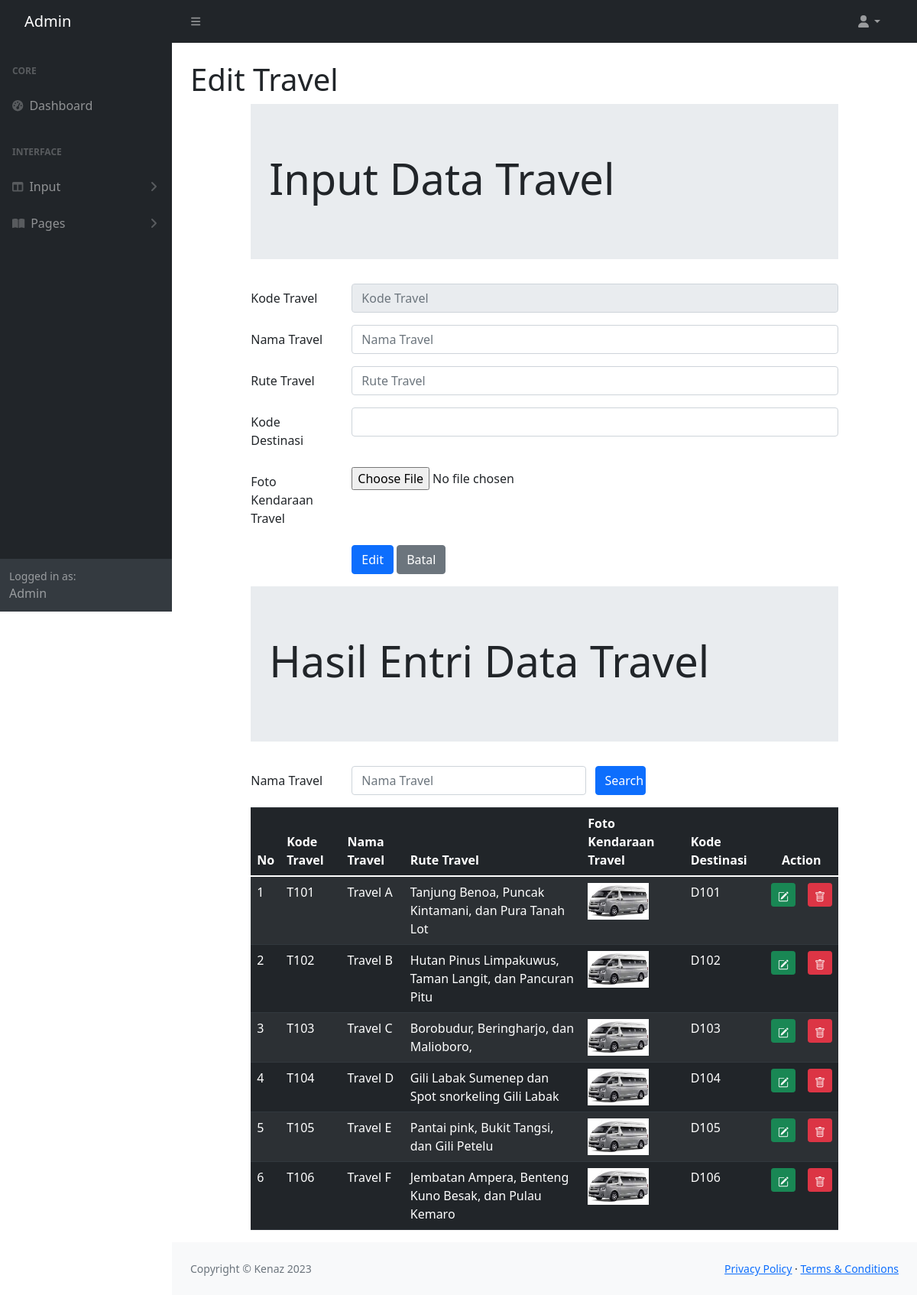
Page /admin/traveledit.php on the committed database.
### tables this page shows
CREATE TABLE `travel` (
  `travelKODE` char(4) NOT NULL,
  `travelNAMA` varchar(100) NOT NULL,
  `travelRUTE` varchar(225) NOT NULL,
  `travelKENDARAAN` char(120) NOT NULL,
  `destinasiKODE` char(4) NOT NULL
);

### admin/traveledit.php (the view, shortened to what this page needs)
<!DOCTYPE html>
<html lang="en">
<?php include "INCLUDE/head.php"?>
    <body class="sb-nav-fixed">
        <?php include "INCLUDE/menunav.php"?>
        <div id="layoutSidenav">
            <?php include "INCLUDE/menu.php"?>
            <div id="layoutSidenav_content">
                <main>
                    <div class="container-fluid px-4">
                        <h1 class="mt-4">Edit Travel</h1>
<head>
	<link rel="stylesheet" href="https://cdn.jsdelivr.net/npm/bootstrap@4.0.0/dist/css/bootstrap.min.css">
  	<link rel="stylesheet" type="text/css" href="https://cdnjs.cloudflare.com/ajax/libs/select2/4.0.3/css/select2.min.css">
	<link rel="stylesheet" type="text/css" href="css/bootstrap.min.css">
</head>
<?php
	include "include/config.php";
	$datadestinasi = mysqli_query($connection, "select * from destinasi");
    $kodetravel = $_GET['edit'];
    $edittravel = mysqli_query($connection, "select * from travel where travelKODE = '$kodetravel'");
    $rowedit = mysqli_fetch_array($edittravel);
?>
<body>
<div class="row">
<div class="col-sm-1"></div>
<div class="col-sm-10">
	<div class="jumbotron jumbotron-fluid">
		<div class="container">
			<h1 class="display-4">Input Data Travel</h1>
		</div>
	</div>
	<form method="POST" enctype="multipart/form-data">
		<div class="mb-3 row">
			<label for="kodetravel" class="col-sm-2 col-form-label">Kode Travel</label>
			<div class="col-sm-10">
				<input type="text" class="form-control" id="kodetravel" name="inputkode" placeholder="Kode Travel" maxlength="4"
                value="<?php echo $rowedit["travelKODE"]?>" readonly>
			</div>
		</div>
		<div class="mb-3 row">
			<label for="namatravel" class="col-sm-2 col-form-label">Nama Travel</label>
			<div class="col-sm-10">
				<input type="text" class="form-control" id="namatravel" name="inputnama" placeholder="Nama Travel"
                value="<?php echo $rowedit["travelNAMA"]?>">
			</div>
		</div>
        <div class="mb-3 row">
			<label for="rutetravel" class="col-sm-2 col-form-label">Rute Travel</label>
			<div class="col-sm-10">
				<input type="text" class="form-control" id="rutetravel" name="inputrute" placeholder="Rute Travel"
                value="<?php echo $rowedit["travelRUTE"]?>">
			</div>
		</div>
		<div class="mb-3 row">
			<label for="namadestinasi" class="col-sm-2 col-form-label">Kode Destinasi</label>
			<div class="col-sm-10">
			<select class="form-control" id="namadestinasi" name="kodedestinasi">
                <option value="<?php echo $rowedit["destinasiKODE"]?>">
                </option>
				<?php while($row = mysqli_fetch_array($datadestinasi))
				{ ?>
					<option value="<?php echo $row["destinasiKODE"]?>">
					</option>
				<?php } ?>
			</select>
			</div>
		</div>
		<div class="form-group row">
			<label for="file" class="col-sm-2 col-form-label">Foto Kendaraan Travel</label>
			<div class="col-sm-10">
				<input type="file" id="file" name="file">
			</div>
		</div>
		<div class="form-group row">
			<div class="col-sm-2"></div>
			<div class="col-sm-10">
				<input type="submit" name="Simpan" class="btn btn-primary" value="Edit">
				<input type="submit" name="Batal" class="btn btn-secondary" value="Batal">
			</div>
		</div>
	</form>
</div>
<div class="col-sm-1"></div>
</div>
<div class="row">
	<div class="col-sm-1"></div>
	<div class="col-sm-10">
		<div class="jumbotron jumbotron-fluid">
			<div class="container">
				<h1 class="display-4">Hasil Entri Data Travel</h1>
			</div>
		</div>
		<form method="POST">
            <div class="mb-3 row">
                <label for="Search" class="col-sm-2 col-form-label">Nama Travel</label>
                <div class="col-sm-5">
                    <input type="text" class="form-control" name="Search" id="Search" placeholder="Nama Travel"
                    value="<?php if(isset($_POST["Search"])){echo $_POST["Search"];
                    }?>">
                </div>
                <input type="submit" class="col-sm-1 btn btn-primary" value="Search" name="kodetravel">
            </div>
        </form>
	<table class="table table-dark table-striped">
		<thead class="thead-dark">
			<tr>
				<th>No</th>
				<th>Kode Travel</th>
				<th>Nama Travel</th>
				<th>Rute Travel</th>
				<th>Foto Kendaraan Travel</th>
                <th>Kode Destinasi</th>
				<th colspan="2" style="text-align: center">Action</th>
			</tr>
		</thead>
		<tbody>
			<?php
                            if(isset($_POST["kodetravel"])){
                                $Search = $_POST["Search"];
                                $query = mysqli_query($connection, "select * from travel where travelNAMA like'%".$Search."%';");
                            }
                            else{
                                $query = mysqli_query($connection, "select * from travel;");
                            }
                            $nomor = 1;
                            while($row = mysqli_fetch_array($query)){ ?>
				<tr>
					<td><?php echo $nomor;?></td>
					<td><?php echo $row['travelKODE'];?></td>
					<td><?php echo $row['travelNAMA'];?></td>
					<td><?php echo $row['travelRUTE'];?></td>
					<td>
						<?php if(is_file("images/".$row['travelKENDARAAN']))
						{ ?>
							<img src="images/<?php echo $row['travelKENDARAAN']?>" width="80">
						<?php } else
							echo "<img src='images/noimage.png' width='80'>"
						?>
					</td>
                    <td><?php echo $row['destinasiKODE'];?></td>
					<td>
						<a href="traveledit.php?edit=<?php echo $row['travelKODE']?>" class="btn btn-success btn-sm" title="EDIT">
						</a>
					</td>
					<td>
						<a href="travelhapus.php?hapus=<?php echo $row['travelKODE']?>" class="btn btn-danger btn-sm" title="DELETE">
						</a>
					</td>
				</tr>
			<?php $nomor = $nomor + 1;?>
			<?php }	?>
		</tbody>
	</table>
	</div>
	<div class="col-sm-1"></div>
</div>
</body>
</main>
                <?php include "INCLUDE/footer.php"?>
            </div>
        </div>
</html>

### rows in the picture
travel: travelKODE "T101", travelNAMA "Travel A", travelRUTE "Tanjung Benoa, Puncak Kintamani, dan Pura Tanah Lot", travelKENDARAAN (picture), destinasiKODE "D101"
travel: travelKODE "T102", travelNAMA "Travel B", travelRUTE "Hutan Pinus Limpakuwus, Taman Langit, dan Pancuran Pitu", travelKENDARAAN (picture), destinasiKODE "D102"
travel: travelKODE "T103", travelNAMA "Travel C", travelRUTE "Borobudur, Beringharjo, dan Malioboro,", travelKENDARAAN (picture), destinasiKODE "D103"
travel: travelKODE "T104", travelNAMA "Travel D", travelRUTE "Gili Labak Sumenep dan Spot snorkeling Gili Labak", travelKENDARAAN (picture), destinasiKODE "D104"
travel: travelKODE "T105", travelNAMA "Travel E", travelRUTE "Pantai pink, Bukit Tangsi, dan Gili Petelu", travelKENDARAAN (picture), destinasiKODE "D105"
travel: travelKODE "T106", travelNAMA "Travel F", travelRUTE "Jembatan Ampera, Benteng Kuno Besak, dan Pulau Kemaro", travelKENDARAAN (picture), destinasiKODE "D106"
